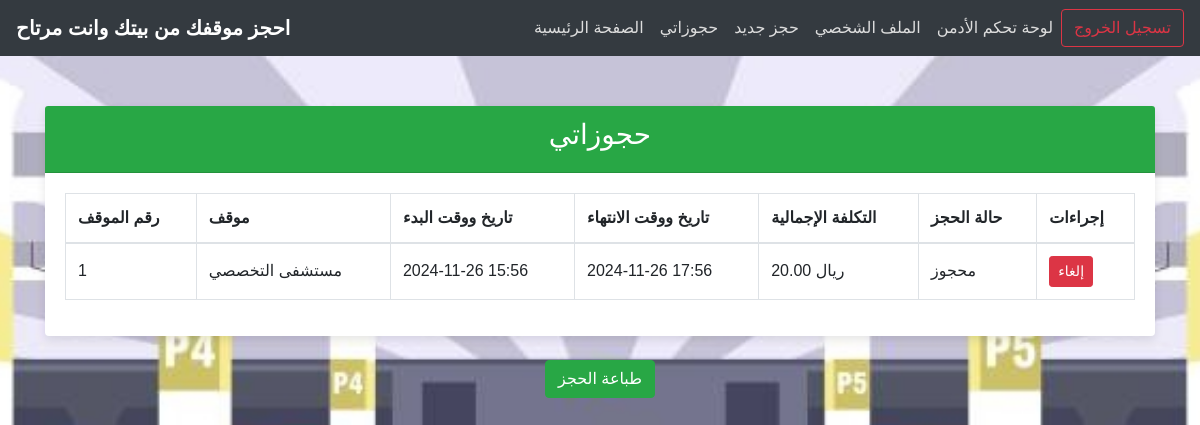
The app's page /my_bookings.php (signed in) with its own data.
### tables this page shows
CREATE TABLE `bookings` (
  `id` int(11) NOT NULL,
  `user_id` int(11) NOT NULL,
  `start_datetime` datetime NOT NULL,
  `end_datetime` datetime NOT NULL,
  `parking_location` varchar(100) NOT NULL,
  `total_price` decimal(10,2) NOT NULL,
  `parking_id` int(11) DEFAULT NULL,
  `status` varchar(50) DEFAULT NULL
);

CREATE TABLE `parkings` (
  `id` int(11) NOT NULL,
  `location` varchar(255) NOT NULL,
  `price` decimal(10,2) NOT NULL,
  `status` enum('available','booked') NOT NULL DEFAULT 'available',
  `user_id` int(11) DEFAULT NULL,
  `available_spots` int(11) DEFAULT 50,
  `total_spots` int(11) DEFAULT 50
);

### my_bookings.php (the view, shortened to what this page needs)
<?php
$mysqli = new mysqli("localhost", "root", "", "car_park");
$user_id = $_SESSION['user_id'];
$query = "SELECT bookings.*, parkings.location, parkings.id AS parking_number, users.name, users.email, users.phone
          FROM bookings
          JOIN parkings ON bookings.parking_id = parkings.id
          JOIN users ON bookings.user_id = users.id
          WHERE bookings.user_id = '$user_id'
          ORDER BY bookings.start_datetime DESC";
$result = $mysqli->query($query);
?>
<!DOCTYPE html>
<html lang="ar">
<head>
    <link rel="stylesheet" href="https://stackpath.bootstrapcdn.com/bootstrap/4.5.2/css/bootstrap.min.css">
</head>
<body>
<nav class="navbar navbar-expand-lg navbar-dark">
    <a class="navbar-brand" href="#">احجز موقفك من بيتك وانت مرتاح</a>
    <div class="collapse navbar-collapse">
        <ul class="navbar-nav ml-auto">
            <li class="nav-item"><a class="nav-link" href="index.php">الصفحة الرئيسية</a></li>
            <li class="nav-item"><a class="nav-link" href="my_bookings.php">حجوزاتي</a></li>
            <li class="nav-item"><a class="nav-link" href="new_booking.php">حجز جديد</a></li>
            <li class="nav-item"><a class="nav-link" href="profile.php">الملف الشخصي</a></li>
            <?php if (isset($_SESSION['role']) && $_SESSION['role'] == 1): ?>
                <li class="nav-item"><a class="nav-link" href="admin_dashboard.php">لوحة تحكم الأدمن</a></li>
            <?php endif; ?>
        </ul>
    </div>
    <form class="form-inline my-2 my-lg-0" action="logout.php" method="POST">
        <button class="btn btn-outline-danger my-2 my-sm-0" type="submit">تسجيل الخروج</button>
    </form>
</nav>
<div class="container">
    <div class="card">
        <div class="card-header text-center">
            <h3>حجوزاتي</h3>
        </div>
        <div class="card-body">
            <?php if ($result->num_rows > 0): ?>
                <table class="table table-bordered table-hover">
                    <thead>
                        <tr>
                            <th>رقم الموقف</th>
                            <th>موقف</th>
                            <th>تاريخ ووقت البدء</th>
                            <th>تاريخ ووقت الانتهاء</th>
                            <th>التكلفة الإجمالية</th>
                            <th>حالة الحجز</th>
                            <th>إجراءات</th>
                        </tr>
                    </thead>
                    <tbody>
                        <?php while ($booking = $result->fetch_assoc()): ?>
                            <tr>
                                <td><?php echo $booking['parking_number']; ?></td>
                                <td><?php echo $booking['location']; ?></td>
                                <td><?php echo date("Y-m-d H:i", strtotime($booking['start_datetime'])); ?></td>
                                <td><?php echo date("Y-m-d H:i", strtotime($booking['end_datetime'])); ?></td>
                                <td><?php echo number_format($booking['total_price'], 2); ?> ريال</td>
                                <td><?php echo $booking['status'] == 'booked' ? 'محجوز' : 'غير محجوز'; ?></td>
                                <td>
                                    <form id="cancelBookingForm-<?php echo $booking['id']; ?>" method="POST" style="display:inline;">
                                        <button type="button" class="btn btn-danger btn-sm" onclick="confirmCancellation(<?php echo $booking['id']; ?>)">إلغاء</button>
                                    </form>
                                </td>
                            </tr>
                        <?php endwhile; ?>
                    </tbody>
                </table>
            <?php else: ?>
                <p class="text-center">لا يوجد لديك أي حجوزات حالياً.</p>
            <?php endif; ?>
        </div>
    </div>
    <div class="text-center mt-4">
        <button class="btn btn-primary" onclick="window.print()">طباعة الحجز</button>
    </div>
</div>
</body>
</html>

### my_bookings.php (style rules this page uses)
body { background-image: url('img/bb.jpg'); background-size: cover; background-position: center; background-attachment: fixed; color: #333; }
body { background-color: #f5f5f5; font-family: 'Arial', sans-serif; }
.navbar { background-color: #343a40; }
.navbar-brand { color: #fff !important; font-weight: bold; }
.navbar-nav .nav-link { color: #ddd !important; }
.container { margin-top: 50px; }
.btn-primary { background-color: #28a745; border-color: #28a745; }
.card { box-shadow: 0px 4px 10px rgba(0, 0, 0, 0.1); border: none; }
.card-header { background-color: #28a745; color: white; font-size: 1.25rem; font-weight: bold; }
.table th, .table td { vertical-align: middle; }
.table-bordered { border: 1px solid #ddd; }

### records on screen
bookings: parking "1", parking.location "مستشفى التخصصي", start_datetime "2024-11-26 15:56", end_datetime "2024-11-26 17:56", total_price "20.00", status "محجوز"
